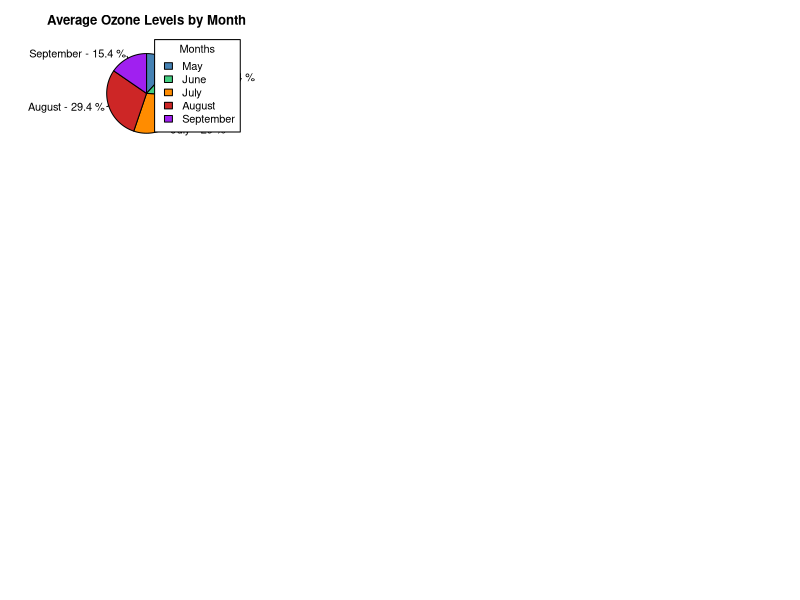
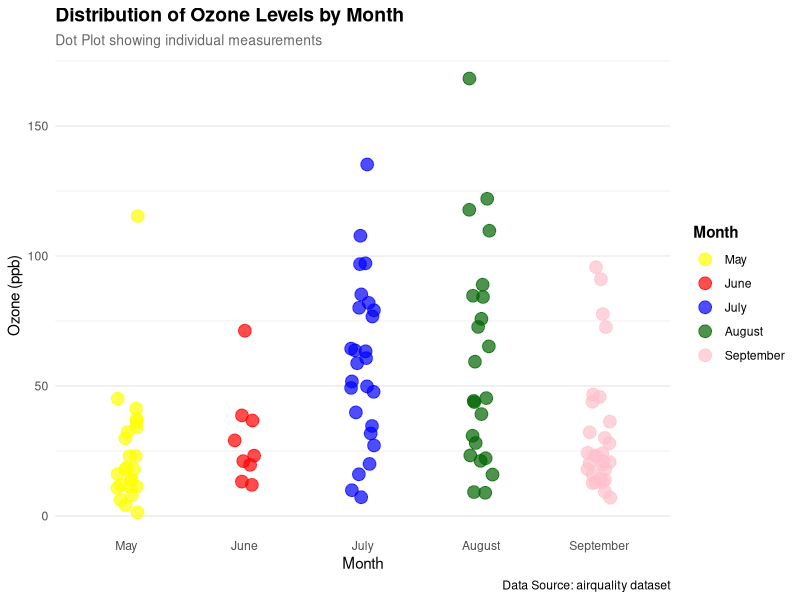
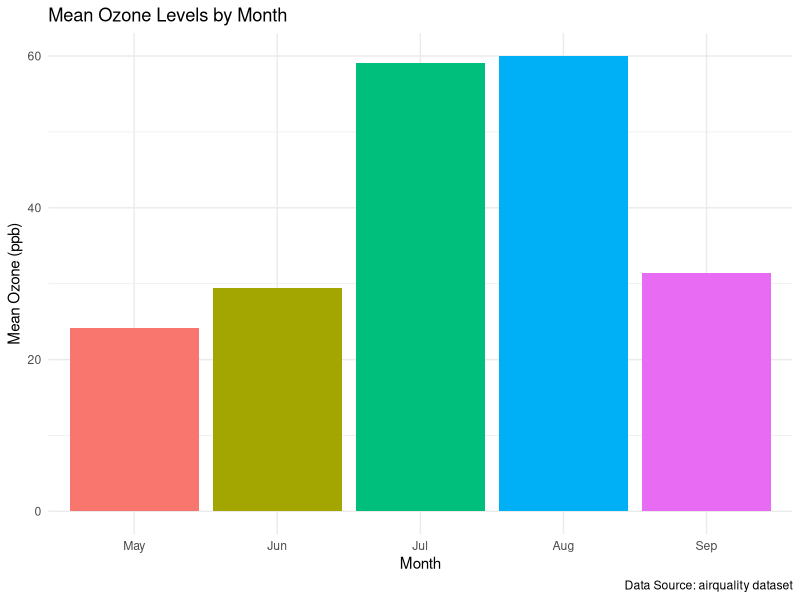
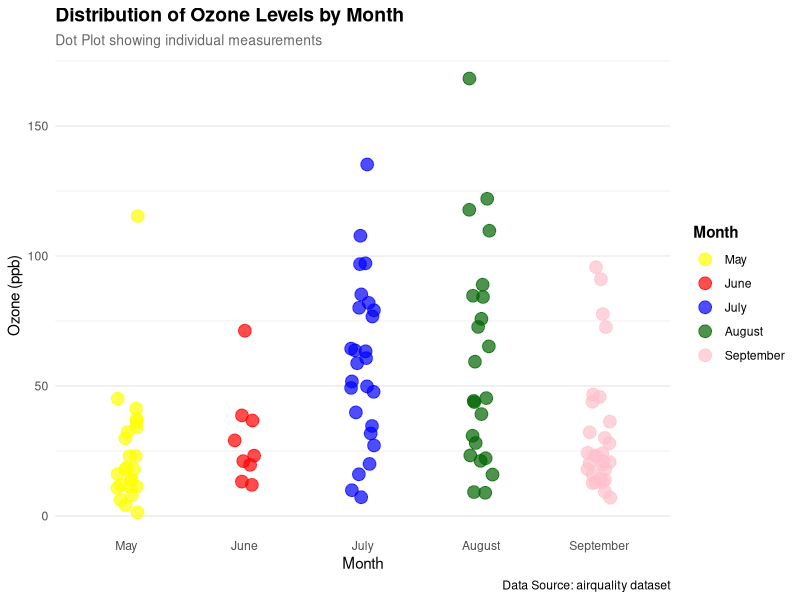

Generate these figures, in order, with R:
# ====================================================================
# lab10_Data_Dynamo-s.R
# Collaborative R Visualization Project
# Dataset: airquality 
# Team Members:
# Esha Kambli 2301 - Pie Chart
# Deversh Shetgaonkar 2302 - Box Plot
# Sahil Gaonkar 2305 - Stacked Bar Chart
# Prabhanjan Halvegar 2306 - Line Chart
# Atharv Gawas 2313 - Dot Chart
# Aarchi Teli 2318 - Histogram
# Sarvadhnya Patil 2321 - Bar Chart
# Harsh Palyekar 2329 - Scatter Chart
# ====================================================================

# ====================================================================
# SECTION 0: SHARED SETUP (DO NOT MODIFY)
# ====================================================================
# Load dataset
data(airquality)

# Shared data preparation
air_data <- na.omit(airquality)
air_data$Month <- factor(air_data$Month,
                         levels = c(5, 6, 7, 8, 9),
                         labels = c("May", "June", "July", "August", "September"))

# Shared color palette
month_colors <- c("steelblue", "seagreen3", "darkorange", "firebrick3", "purple")

# ====================================================================
# SECTION 1: PIE CHART - Esha Kambli (2301)
# ====================================================================
plot_pie_chart <- function() {

  # Calculate average Ozone by Month (using shared air_data)
  avg_ozone <- tapply(air_data$Ozone, air_data$Month, mean)

  # Calculate percentage contribution
  percentages <- round(100 * avg_ozone / sum(avg_ozone), 1)

  # Labels for pie slices and legend
  pie_labels <- paste(names(avg_ozone), "-", percentages, "%")
  legend_labels <- names(avg_ozone)

  # Generate pie chart
  pie(
    avg_ozone,
    labels = pie_labels,
    main = "Average Ozone Levels by Month",
    col = month_colors,
    clockwise = TRUE
  )

  # Add legend
  legend(
    "topright",
    legend = legend_labels,
    fill = month_colors,
    title = "Months"
  )

  
  cat("Pie Chart section - Esha Kambli\n")
}

# ====================================================================
# SECTION 2: BAR CHART - Sarvadhnya Patil (2321)
# ====================================================================
plot_bar_chart <- function() {

# BAR PLOT — by Sarvadhnya (2321)
# Plot: Mean Ozone by Month (airquality dataset)

library(ggplot2)
library(dplyr)

# Load and clean data
data("airquality")
aq <- na.omit(airquality)

ozone_by_month <- aq %>%
  group_by(Month) %>%
  summarise(mean_ozone = mean(Ozone))

ozone_by_month$Month <- factor(ozone_by_month$Month,
                               labels = c("May", "Jun", "Jul", "Aug", "Sep"))

# Create the bar plot
bar_plot <- ggplot(ozone_by_month, aes(x = Month, y = mean_ozone, fill = Month)) +
  geom_bar(stat = "identity") +
  labs(title = "Mean Ozone Levels by Month",
       x = "Month",
       y = "Mean Ozone (ppb)",
       caption = "Data Source: airquality dataset") +
  theme_minimal() +
  theme(legend.position = "none")

# Save plot
if (!dir.exists("images")) dir.create("images")
ggsave("images/barplot_ozone_by_month.png", bar_plot, width = 7, height = 5, dpi = 300)

print("Bar plot created and saved to images/barplot_ozone_by_month.png")
  
  cat("Bar Chart section - Sarvadhnya Patil\n")
}


# ====================================================================
# SECTION 3: LINE CHART - Prabhanjan Halvegar (2306)
# ====================================================================
plot_line_chart <- function() {
  
  
  cat("Line Chart section - Prabhanjan Halvegar\n")
}

# ====================================================================
# SECTION 4: STACKED BAR CHART - Sahil Gaonkar (2305)
# ====================================================================
plot_stacked_bar <- function() {
  
  
  cat("Stacked Bar Chart section - Sahil Gaonkar\n")
}

# ====================================================================
# SECTION 5: HISTOGRAM - Aarchi Teli (2318)
# ====================================================================
plot_histogram <- function() {
  
  
  cat("Histogram section - Aarchi Teli\n")
}

# ====================================================================
# SECTION 6: DOT CHART - Atharv Gawas (2313)
# ====================================================================
plot_dot_chart <- function() {
  # Load required libraries (only if not already loaded)
  if (!require("ggplot2", quietly = TRUE)) {
    stop("ggplot2 package required. Please install it with: install.packages('ggplot2')")
  }
  if (!require("dplyr", quietly = TRUE)) {
    stop("dplyr package required. Please install it with: install.packages('dplyr')")
  }
  
  # Prepare data: Get all ozone readings by month
  ozone_data <- air_data %>%
    select(Month, Ozone) %>%
    mutate(Month = factor(Month, levels = c("May", "June", "July", "August", "September")))
  
  # Create the dot plot with multiple points per month
  dot_plot <- ggplot(ozone_data, aes(x = Month, y = Ozone, color = Month)) +
    geom_point(size = 4, alpha = 0.7, position = position_jitter(width = 0.1, seed = 42)) +
    labs(title = "Distribution of Ozone Levels by Month",
         subtitle = "Dot Plot showing individual measurements",
         x = "Month",
         y = "Ozone (ppb)",
         color = "Month",
         caption = "Data Source: airquality dataset") +
    scale_color_manual(values = c("May" = "yellow", 
                                  "June" = "red", 
                                  "July" = "blue", 
                                  "August" = "darkgreen", 
                                  "September" = "pink")) +
    theme_minimal() +
    theme(plot.title = element_text(face = "bold", size = 14),
          plot.subtitle = element_text(size = 10, color = "gray40"),
          legend.position = "right",
          legend.title = element_text(face = "bold"),
          panel.grid.major.x = element_blank())
  
  # Display the plot
  print(dot_plot)
  
  # Save plot (optional - only saves when function is called individually)
  if (!dir.exists("images")) dir.create("images")
  ggsave("images/dotplot_ozone_by_month.png", dot_plot, width = 8, height = 5, dpi = 300)
  
  cat("Dot Chart section - Atharv Gawas (2313) - Complete\n")
  
  # Return the plot object invisibly for potential further use
  invisible(dot_plot)
}

# ====================================================================
# SECTION 7: SCATTER CHART - Harsh Palyekar (2329)
# ====================================================================
plot_scatter_chart <- function() {

  
  cat("Scatter Chart section - Harsh Palyekar\n")
}

# ====================================================================
# SECTION 8: BOX PLOT - Deversh Shetgaonkar (2302)
# ====================================================================
plot_box_plot <- function() {

  
  cat("Box Plot section - Deversh Shetgaonkar\n")
}

# ====================================================================
# MAIN EXECUTION: Run all plots
# ====================================================================
# Set up multi-panel layout for viewing all plots
par(mfrow = c(3, 3), mar = c(4, 4, 3, 2))

# Execute each plot function
plot_pie_chart()
plot_bar_chart()
plot_line_chart()
plot_stacked_bar()
plot_histogram()
plot_dot_chart()
plot_scatter_chart()
plot_box_plot()

# Reset layout
par(mfrow = c(1, 1))
